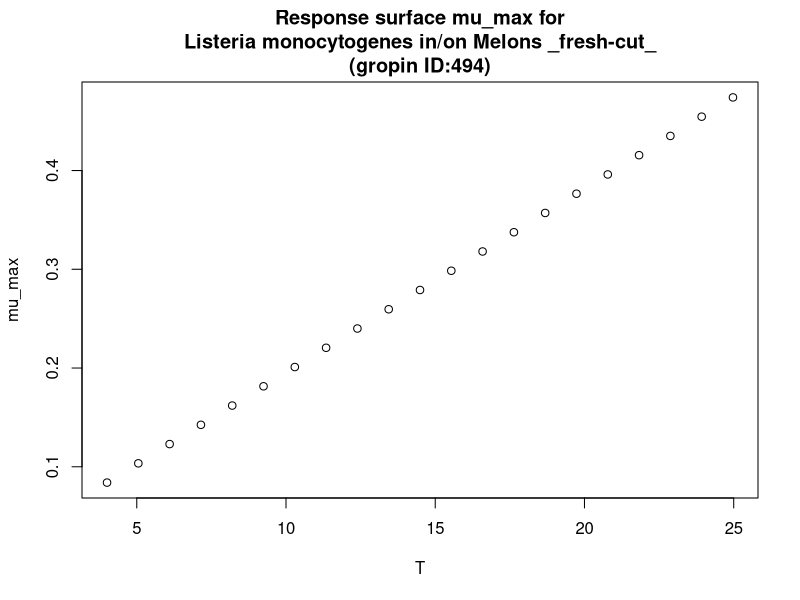

Reproduce this figure in R.
#############################
# start of Parameter script
#############################
T <- seq(4.004,24.975024975025,length.out=21)
#############################
# end of Parameter script
#############################
############################# 
# start of Model script Gropin ID 494 
#############################
 
# constant coefficients for this model
 
variables <- data.frame(T)
argumentsPar <- expand.grid(variables)
 
# heart of the model
response_surface <- function(T) {
   mumax <-0.0186*(T+0.5108)

return(mumax=mumax)
} 

# output parameters
mumax <- cbind(argumentsPar,response_surface(argumentsPar['T']))
colnames(mumax) <- c(colnames(argumentsPar),'mumax')
#############################
# End of Model script
#############################
############################# 
# start of Visualisation script Gropin ID 494 
#############################
plot(T,mumax$mumax,
                          xlab='T',
                          ylab='mu_max',main='Response surface mu_max for
Listeria monocytogenes in/on Melons _fresh-cut_
(gropin ID:494)')
#############################
# End of Visualisation script
#############################
